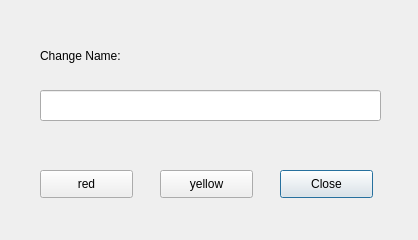
<?xml version="1.0" encoding="UTF-8"?>
<ui version="4.0">
 <class>Dialog</class>
 <widget class="QDialog" name="Dialog">
  <property name="geometry">
   <rect>
    <x>0</x>
    <y>0</y>
    <width>418</width>
    <height>240</height>
   </rect>
  </property>
  <property name="windowTitle">
   <string>second_window</string>
  </property>
  <widget class="QWidget" name="horizontalLayoutWidget">
   <property name="geometry">
    <rect>
     <x>9</x>
     <y>9</y>
     <width>2</width>
     <height>2</height>
    </rect>
   </property>
   <layout class="QHBoxLayout" name="horizontalLayout"/>
  </widget>
  <widget class="QLineEdit" name="lineEdit">
   <property name="geometry">
    <rect>
     <x>40</x>
     <y>90</y>
     <width>341</width>
     <height>31</height>
    </rect>
   </property>
  </widget>
  <widget class="QLabel" name="label">
   <property name="geometry">
    <rect>
     <x>40</x>
     <y>40</y>
     <width>161</width>
     <height>31</height>
    </rect>
   </property>
   <property name="text">
    <string>Change Name:</string>
   </property>
  </widget>
  <widget class="QPushButton" name="closebutton">
   <property name="geometry">
    <rect>
     <x>280</x>
     <y>170</y>
     <width>93</width>
     <height>28</height>
    </rect>
   </property>
   <property name="text">
    <string>Close</string>
   </property>
  </widget>
  <widget class="QPushButton" name="yellowbutton">
   <property name="geometry">
    <rect>
     <x>160</x>
     <y>170</y>
     <width>93</width>
     <height>28</height>
    </rect>
   </property>
   <property name="text">
    <string>yellow</string>
   </property>
  </widget>
  <widget class="QPushButton" name="redbutton">
   <property name="geometry">
    <rect>
     <x>40</x>
     <y>170</y>
     <width>93</width>
     <height>28</height>
    </rect>
   </property>
   <property name="text">
    <string>red</string>
   </property>
  </widget>
 </widget>
 <resources/>
 <connections>
  <connection>
   <sender>closebutton</sender>
   <signal>clicked()</signal>
   <receiver>Dialog</receiver>
   <slot>close()</slot>
   <hints>
    <hint type="sourcelabel">
     <x>333</x>
     <y>184</y>
    </hint>
    <hint type="destinationlabel">
     <x>388</x>
     <y>150</y>
    </hint>
   </hints>
  </connection>
  <connection>
   <sender>yellowbutton</sender>
   <signal>clicked()</signal>
   <receiver>Dialog</receiver>
   <slot>repaint()</slot>
   <hints>
    <hint type="sourcelabel">
     <x>193</x>
     <y>181</y>
    </hint>
    <hint type="destinationlabel">
     <x>269</x>
     <y>142</y>
    </hint>
   </hints>
  </connection>
  <connection>
   <sender>redbutton</sender>
   <signal>clicked()</signal>
   <receiver>Dialog</receiver>
   <slot>repaint()</slot>
   <hints>
    <hint type="sourcelabel">
     <x>91</x>
     <y>180</y>
    </hint>
    <hint type="destinationlabel">
     <x>157</x>
     <y>136</y>
    </hint>
   </hints>
  </connection>
 </connections>
</ui>
